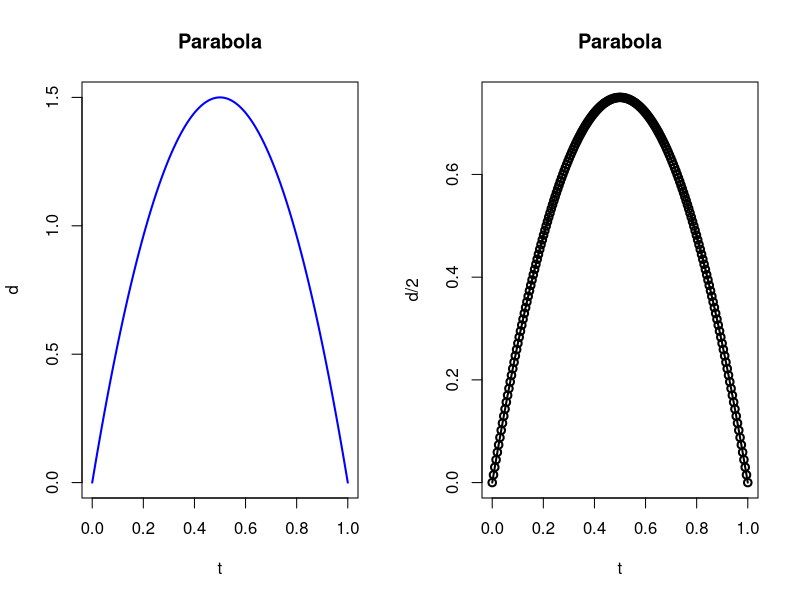

This figure's R source:
print('Sum of the first n positive integers. Consider the sequence of positive integers 1, 2, 3, 4, .... One can show by mathematical induction that the sum of the first n of them is sn = n(n + 1)/2. For example, 1 + 2 + 3 + 4 + 5 = 15 = 5(6)/30. For values of n up to 50, we can illustrate this theorem in R as follows: ')
print('i = 1:50')
i = 1:50 
cat('s = i*(i+1)/2')
s = i*(i+1)/2
cat ('\n ') 
print(cumsum(i))
message('mean should be one?\n', mean(s == cumsum(i)))
cat('\n --------------------- \n')
cat('This difference function seems pretty cool. lets try to mess with it\n')
cat('> a <- (1:5)^3\n')
a<- (1:5)^3
cat('> a\n')
print(a)
cat('> diff(a)\n')
print(diff(a))
cat('\nnotice how its length is shorter than the original by one, naturally\n')
cat('\n')
cat('do some plotting\n\n')
#cat('> plot(c(a,rev(a)))\n')

#plot(c(a,rev(a)))
t <- seq(0, 1, length=200) 
d <- 6*(t - t^2) 

par(mfrow=c(1,2))
plot(t, d, type="l", lwd=2, col="blue", main="Parabola") 
plot(t, d/2, type="o", lwd=2, col="black", main="Parabola") 